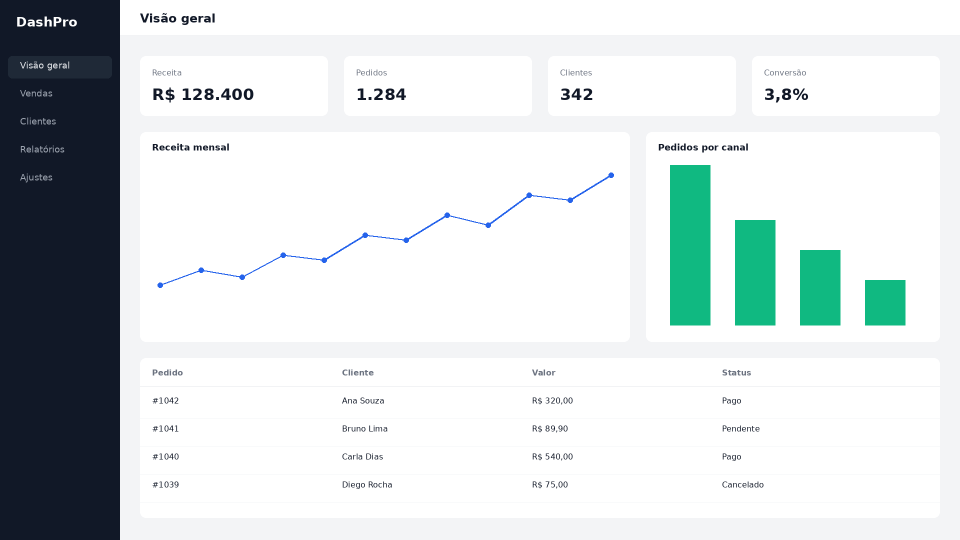
#> input picture tests/samples/dashboard_ref.png, 1920 x 1080 px (shown at 1/2 size)
$ python grid_overlay.py ../tests/samples/dashboard_ref.png
#> lines starting #> are read from the running program, lines starting #| are printed output that depends on the picture
### tools/_common.py
"""Funções compartilhadas pelos scripts de tools/. Requer Pillow e numpy."""
import json
import sys

try:
    from PIL import Image
    import numpy as np
except ImportError:
    sys.exit("Faltam dependências: pip install pillow numpy")

COMMON_VIEWPORTS = [
    (360, 800), (375, 667), (375, 812), (390, 844), (393, 852), (412, 915),
    (768, 1024), (820, 1180), (1024, 768), (1280, 720), (1366, 768),
    (1440, 900), (1536, 864), (1920, 1080),
]


def load(path, mode="RGB"):
#> called with path = '../tests/samples/dashboard_ref.png', mode = 'RGB'
    try:
        return Image.open(path).convert(mode)
#> returned value is the input picture: PIL image 1920x1080 RGB; mean R, G, B 214.5, 220.8, 221.6
    except Exception as exc:  # arquivo ausente, formato inválido
        sys.exit(f"Não foi possível abrir '{path}': {exc}")


# [15 lines left out: functions parse_region, parse_named_region, not called in this run]


def hex_of(rgb):
    return "#{:02X}{:02X}{:02X}".format(*[int(v) for v in rgb[:3]])


# [14 lines left out: functions clamp_box, dump_json, not called in this run]

### tools/grid_overlay.py
#!/usr/bin/env python3
"""Desenha uma grade com coordenadas sobre a imagem para facilitar medições visuais."""
import argparse
from PIL import ImageDraw, ImageFont
from _common import load

ap = argparse.ArgumentParser(description=__doc__)
ap.add_argument("image")
ap.add_argument("--step", type=int, default=100, help="espaçamento da grade em px")
ap.add_argument("--out", default="grid_overlay.png")
args = ap.parse_args()

img = load(args.image).convert("RGBA")
layer = ImageDraw.Draw(img, "RGBA")
try:
    font = ImageFont.truetype("DejaVuSans.ttf", 14)
except Exception:
    font = ImageFont.load_default()
W, H = img.size
#> W = 1920; H = 1080
for x in range(0, W, args.step):
    layer.line([(x, 0), (x, H)], fill=(255, 0, 80, 120), width=1)
    layer.text((x + 3, 3), str(x), fill=(255, 0, 80, 255), font=font)
for y in range(0, H, args.step):
    layer.line([(0, y), (W, y)], fill=(0, 120, 255, 120), width=1)
    layer.text((3, y + 3), str(y), fill=(0, 120, 255, 255), font=font)
img.convert("RGB").save(args.out)
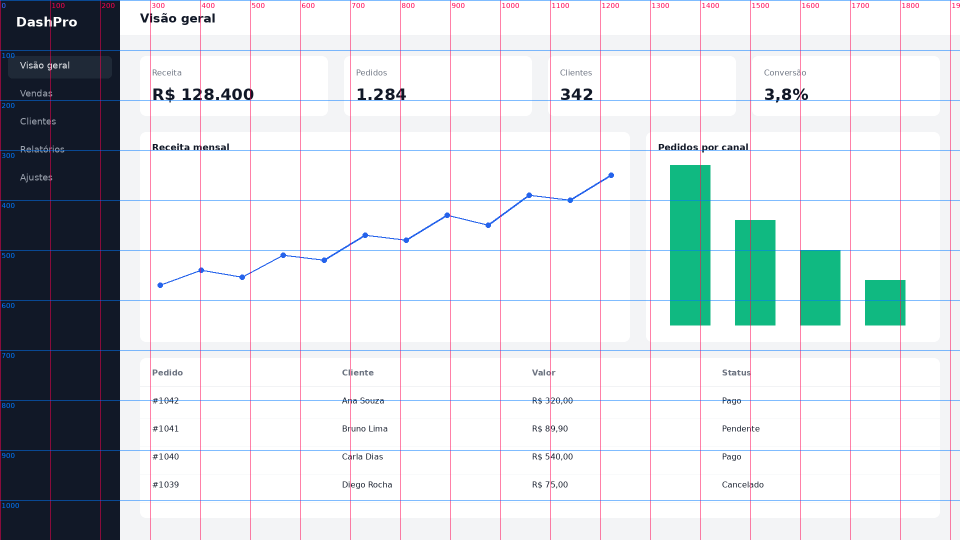
#> saved as grid_overlay.png: PIL image 1920x1080 RGB (shown at 1/2 size); mean R, G, B 212.8, 217.4, 220.5
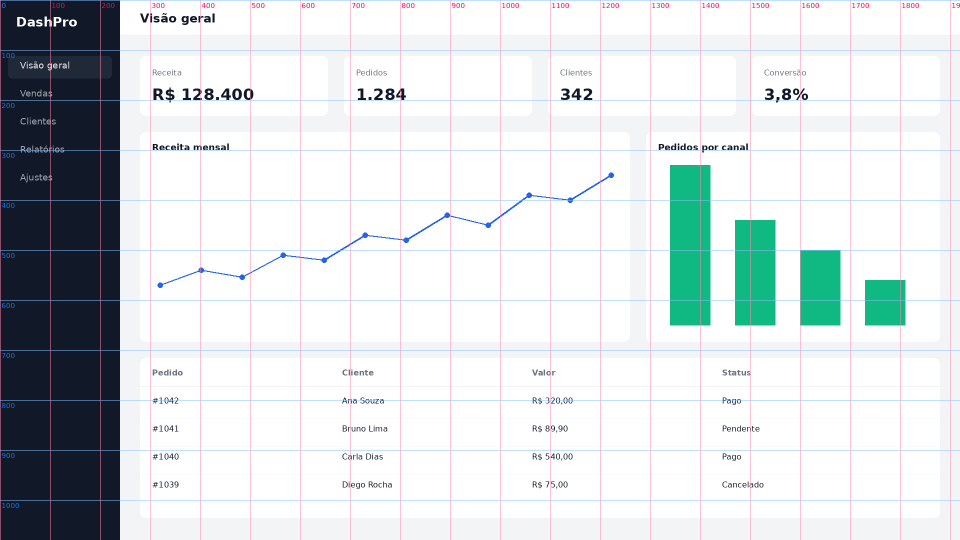
#> img: PIL image 1920x1080 RGBA (shown at 1/2 size); mean R, G, B, A 212.8, 217.4, 220.5, 252.2; transparent parts drawn white
print(f"Grade salva em {args.out} (passo {args.step}px). Coordenadas em px da imagem original.")
